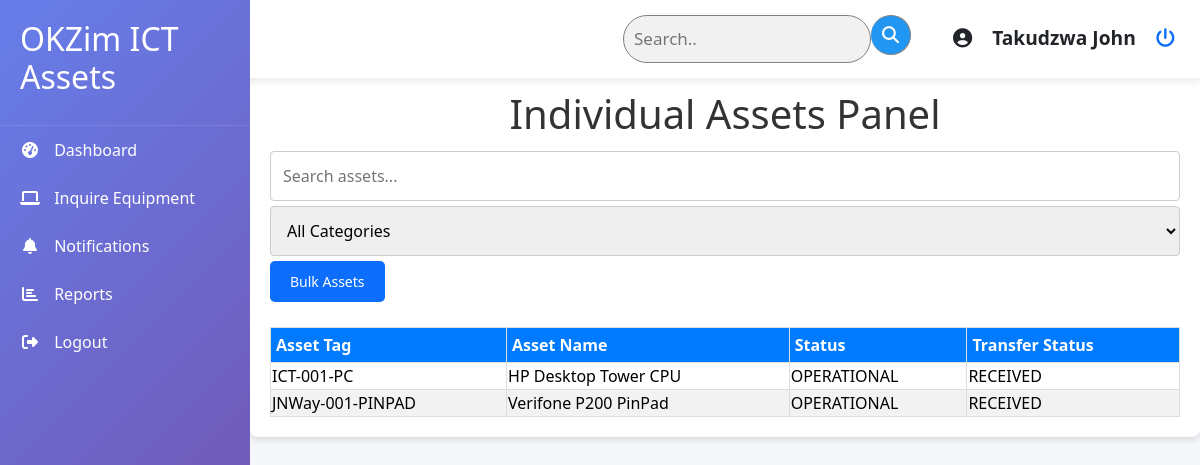
The app's page /asset_management/asset_management/ (signed in) with its own data.
### asset_management/models.py (models this page shows, shortened)
class Asset(models.Model):
    ASSET_STATUS_CHOICES = [
        ("OPERATIONAL", "Operational"),
        ("NON_OPERATIONAL", "Non-Operational"),
        ("DECOMMISSIONED", "Decommissioned"),
        ("LOST", "Lost"),
        ("STOLEN", "Stolen"),
    ]
    TRANSFER_STATUS = [
        ("PROCESSING", "PROCESSING"),
        ("RECEIVED", "RECEIVED"),
    ]
    asset_tag = models.CharField(max_length=50, unique=True)
    name = models.CharField(max_length=200)
    category = models.ForeignKey(AssetCategory, on_delete=models.PROTECT)
    model = models.CharField(max_length=100)
    serial_number = models.CharField(max_length=100, unique=True)
    purchase_date = models.DateField()
    vendor = models.ForeignKey(Vendor, on_delete=models.PROTECT)
    status = models.CharField(
        max_length=20, choices=ASSET_STATUS_CHOICES, default="OPERATIONAL"
    )
    assigned_department = models.ForeignKey(
        Department, on_delete=models.PROTECT, related_name="assets", null=True, blank=True
    )
    assigned_branch = models.ForeignKey(
        Branch, on_delete=models.PROTECT, related_name="assets", null=True, blank=True
    )
    notes = models.TextField(blank=True)
    created_at = models.DateTimeField(auto_now_add=True)
    updated_at = models.DateTimeField(auto_now=True)
    transfer_status = models.CharField(choices=TRANSFER_STATUS, default="RECEIVED")

class AssetCategory(models.Model):
    name = models.CharField(max_length=100)
    def __str__(self):
        return self.name
    class Meta:
        verbose_name_plural = "Asset Categories"

### asset_management/views.py (the view)
# urls.py: path('asset_management/', views.individual_assets_view, name='individual_assets'),
@login_required
def individual_assets_view(request):
    user = request.user
    if not hasattr(user, "profile") or not user.profile.user_branch:
        messages.error(request, "Your profile is not set up correctly.")
        return redirect("dashboard")
    user_branch = user.profile.user_branch
    assets = Asset.objects.filter(assigned_branch=user_branch)
    context = {
        "assets": assets,
        "asset_categories": AssetCategory.objects.all(),
    }
    return render(request, "assets/individual_assets.html", context)

### asset_management/templates/assets/individual_assets.html (shortened to what this page needs)
{% extends 'base.html' %}
{% load static %}
{% block content %}
<div class="am">
    <div class="container">
        <h1>Individual Assets Panel</h1>
        <input type="text" id="searchInput" placeholder="Search assets..." class="search-bar">
        <select id="categoryFilter" class="filter-dropdown">
            <option value="">All Categories</option>
        </select>
        <a href="{% url 'bulk_assets' %}" class="button-link">Bulk Assets</a>
        <table class="styled-table">
            <thead>
                <tr>
                    <th>Asset Tag</th>
                    <th>Asset Name</th>
                    <th>Status</th>
                    <th>Transfer Status</th>
                </tr>
            </thead>
            <tbody id="assetTableBody">
                {% for asset in assets %}
                <tr>
                    <td><a href="{% url 'asset_detail' asset.asset_tag %}" class="link">{{ asset.asset_tag }}</a></td>
                    <td><a href="{% url 'asset_detail' asset.asset_tag %}" class="link">{{ asset.name }} {{ asset.model }} {{ asset.category }}</a></td>
                    <td><a href="{% url 'asset_detail' asset.asset_tag %}" class="link">{{ asset.status }}</a></td>
                    <td><a href="{% url 'asset_detail' asset.asset_tag %}" class="link">{{ asset.transfer_status }}</a></td>
                </tr>
                {% empty %}
                <tr>
                    <td colspan="7">No assets available</td>
                </tr>
                {% endfor %}
            </tbody>
        </table>
    </div>
</div>
{% endblock %}

### asset_management/templates/partials/header.html
<div class="header">
    <form class="example" action="action_page.php">
        <input type="text" placeholder="Search.." name="search">
        <button type="submit"><i class="fa fa-search"></i></button>
    </form>
    <div class="user-profile">
        <div>
            <i class="fas fa-user-circle"></i>
        </div>
        <div class="user-info">
            <div class="user-name">{{ request.user.get_full_name }}</div>
        </div>
        <a href="{% url 'logout' %}" class="logout-btn">
            <i class="fa-solid fa-power-off"></i>
        </a>
    </div>
</div>

### static/styles/css/global_styles.css (style rules this page uses)
.link { color: black; text-decoration: none; }
.button-link { display: block; width: fit-content; padding: 10px 20px; font-size: 14px; text-align: center; text-decoration: none; color: white; background-color: #0d6efd; border-radius: 5px; border: none; cursor: pointer; }

### static/styles/css/dashboard.css (style rules this page uses)
:root { --primary: #0056b3; --secondary: #e67e22; --light: #f8f9fa; --dark: linear-gradient(135deg, #667eea 0%, #764ba2 100%);; --success: #28a745; --danger: #dc3545; }
body { font-family: 'Segoe UI', Tahoma, Geneva, Verdana, sans-serif; margin: 0; background-color: #f5f7fa; }
.header { background: white; padding: 15px 25px; margin-left: 300px; box-shadow: 0 2px 10px rgba(0,0,0,0.1); display: flex; justify-content: end; align-items: center; position: fixed; right: 0px; width: 100vw; z-index: 5; gap: 20px; }
.user-profile { font-size: 1.2rem; display: flex; align-items: center; gap: 20px; }
.user-info { font-weight: 600; }
form.example input[type=text] { padding: 10px; font-size: 17px; border: 1px solid grey; float: left; width: 80%; background: #f1f1f1; border-radius: 50px; }
form.example button { float: left; padding: 0px; width: 40px; height: 40px; border-radius: 50%; background: #2196F3; color: white; font-size: 17px; border: 1px solid grey; border-left: none; cursor: pointer; }
form.example::after { content: ""; clear: both; display: table; }
* { box-sizing: border-box }

### static/styles/css/asset_transfer.css (style rules this page uses)
.container { max-width: 800px; margin: auto; background: white; padding: 20px; border-radius: 8px; box-shadow: 0 2px 5px rgba(0, 0, 0, 0.1); }
h1 { color: #333; }
input[type="text"], select, textarea { width: 100%; padding: 12px; border: 1px solid #ccc; border-radius: 4px; box-sizing: border-box; resize: vertical; }
.container { border-radius: 5px; background-color: #f2f2f2; padding: 20px; }

### static/styles/css/asset_management.css (style rules this page uses)
.am .container { display: flex; flex-direction: column; max-width: 1000px; margin: auto; background: white; padding: 20px; border-radius: 8px; box-shadow: 0 4px 6px rgba(0, 0, 0, 0.1); gap: 5px; }
.am h1 { text-align: center; color: #333; }
.styled-table { width: 100%; border-collapse: collapse; margin-top: 20px; }
.styled-table th, .styled-table td { border: 1px solid #ddd; text-align: left; }
.styled-table th { background-color: #007bff; padding: 5px; color: white; }
.styled-table tr:nth-child(even) { background-color: #f2f2f2; }

### static/styles/css/notifications.css (style rules this page uses)
.container { max-width: 800px; margin: auto; background: white; padding: 20px; border-radius: 8px; box-shadow: 0 2px 5px rgba(0, 0, 0, 0.1); }
h1 { color: #333; }

### records on screen
Asset: asset_tag "ICT-001-PC", name "HP", model "Desktop Tower", category "CPU", status "OPERATIONAL", transfer_status "RECEIVED"
Asset: asset_tag "JNWay-001-PINPAD", name "Verifone", model "P200", category "PinPad", status "OPERATIONAL", transfer_status "RECEIVED"

### other values on screen
{{ request.user.get_full_name }} "Takudzwa John"
